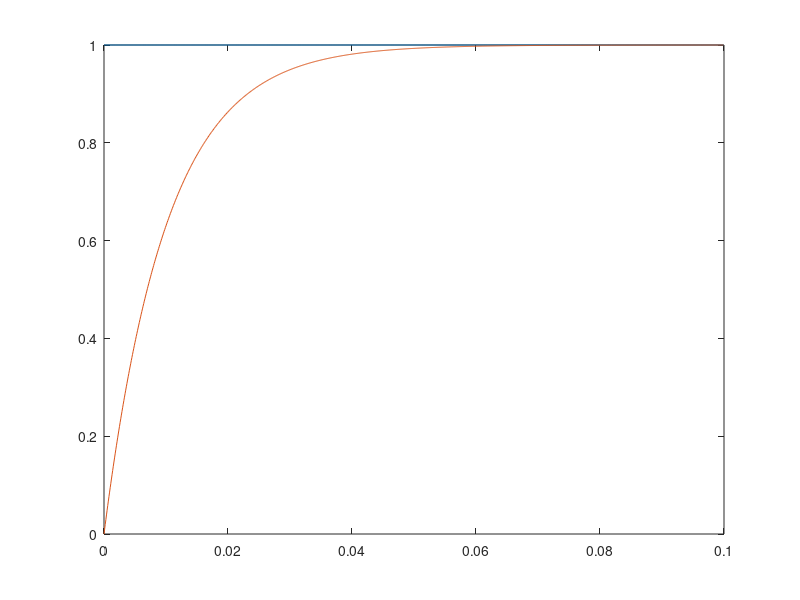

Write MATLAB code to recreate this figure.
% 20151025
% purpose: test back-euler method
% 1D transient spice model
n = 1000;
R = 1e4;
C = 1e-6;
dt = 0.1e-3;
t = zeros(n,1);
vi = ones(n,1);
vb = zeros(n,1);
for i = 2 : n
  t(i) = t(i-1) + dt;
  vb(i) = (vb(i-1)*C/dt + vi(i)/R) / (1/R + C/dt);
end
plot(t,vi,t,vb);